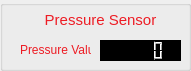
   <widget class="QGroupBox" name="groupBox">
    <property name="geometry">
     <rect>
      <x>690</x>
      <y>360</y>
      <width>191</width>
      <height>71</height>
     </rect>
    </property>
    <property name="title">
     <string/>
    </property>
    <widget class="QLCDNumber" name="lcdNumber_11">
     <property name="geometry">
      <rect>
       <x>100</x>
       <y>40</y>
       <width>81</width>
       <height>21</height>
      </rect>
     </property>
     <property name="styleSheet">
      <string notr="true">background-color: rgb(0, 0, 0);</string>
     </property>
    </widget>
    <widget class="QLabel" name="label_17">
     <property name="geometry">
      <rect>
       <x>20</x>
       <y>40</y>
       <width>71</width>
       <height>21</height>
      </rect>
     </property>
     <property name="text">
      <string>&lt;html&gt;&lt;head/&gt;&lt;body&gt;&lt;p&gt;&lt;span style=&quot; color:#ed1c24;&quot;&gt;Pressure Value&lt;/span&gt;&lt;/p&gt;&lt;/body&gt;&lt;/html&gt;</string>
     </property>
     <property name="alignment">
      <set>Qt::AlignLeading|Qt::AlignLeft|Qt::AlignVCenter</set>
     </property>
    </widget>
    <widget class="QLabel" name="label_19">
     <property name="geometry">
      <rect>
       <x>20</x>
       <y>10</y>
       <width>161</width>
       <height>20</height>
      </rect>
     </property>
     <property name="text">
      <string>&lt;html&gt;&lt;head/&gt;&lt;body&gt;&lt;p&gt;&lt;span style=&quot; font-size:11pt; color:#ed1c24;&quot;&gt;Pressure Sensor&lt;/span&gt;&lt;/p&gt;&lt;/body&gt;&lt;/html&gt;</string>
     </property>
     <property name="alignment">
      <set>Qt::AlignCenter</set>
     </property>
    </widget>
   </widget>
